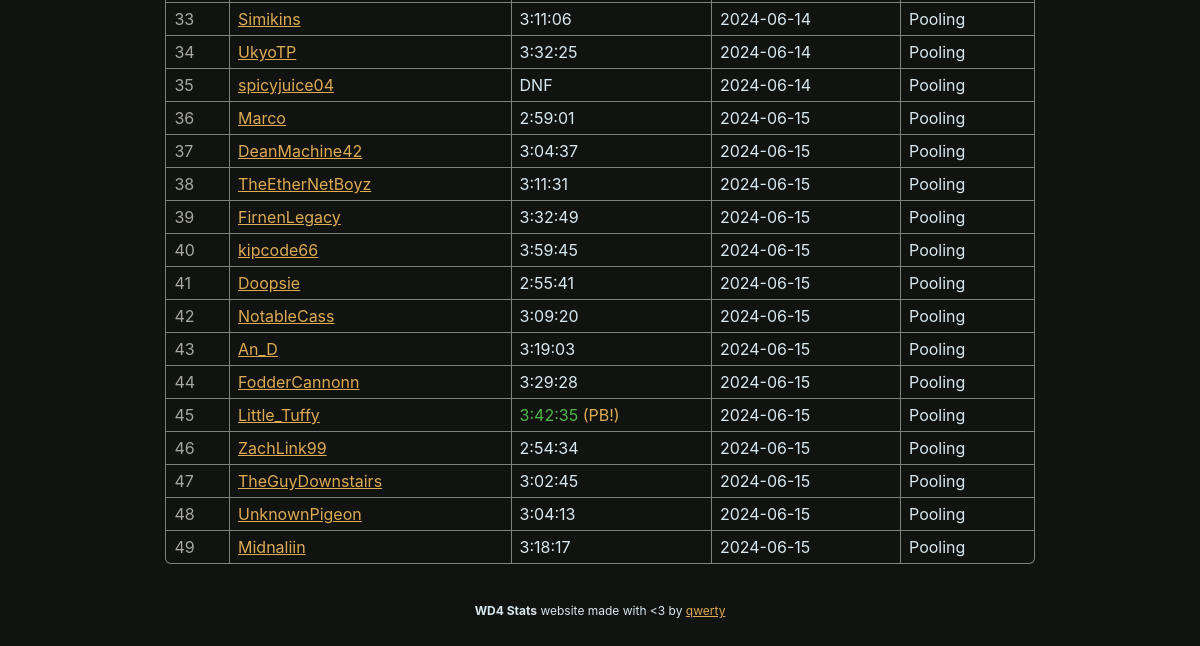
/runs (lower part), run on an earlier commit of the app's database.
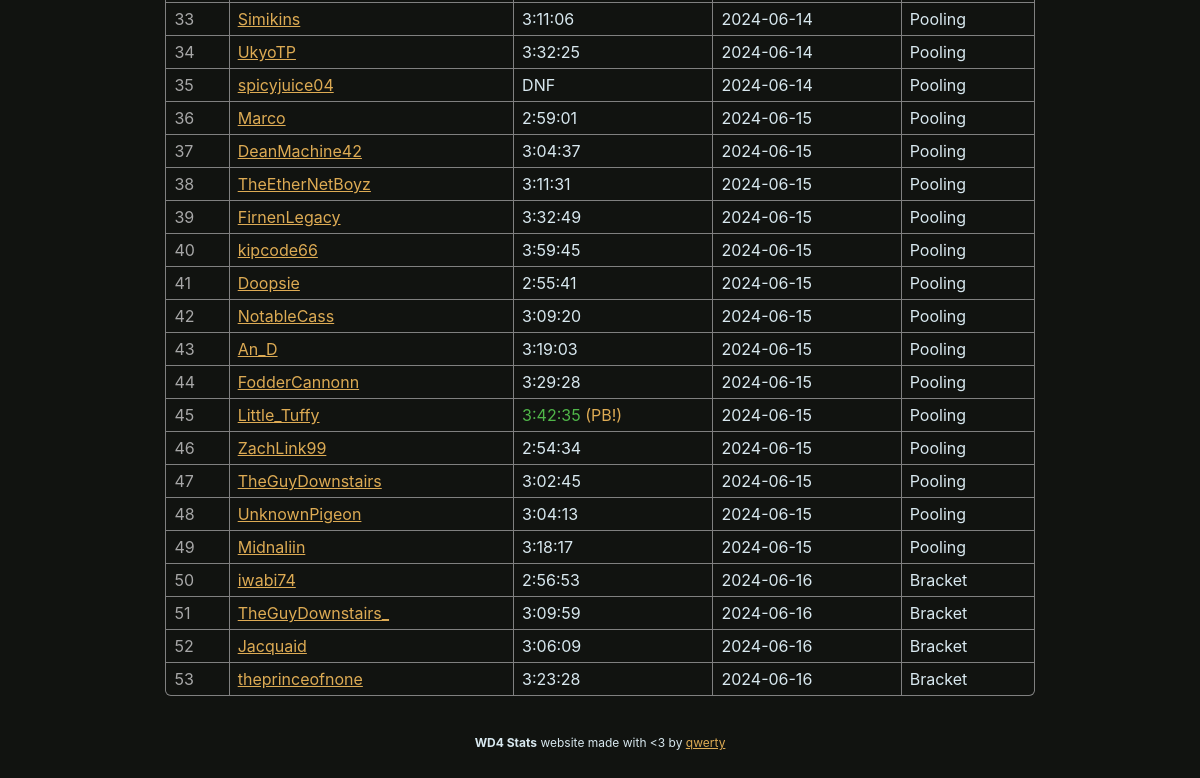
And on a later commit of the database.
### wd4.py (models this page shows, shortened)
class BaseModel(Model):
    class Meta:
        database = db

class Runs(BaseModel):
    player = CharField(32)
    time = FloatField()
    id = IntegerField()
    date = DateField()
    flags = IntegerField()
    phase = IntegerField()
    event = IntegerField()
    zelda_swoops = IntegerField()
    zelda_triangles = IntegerField()
    def format_time(self):
        return format_time(self.time) if not self.dnf() else "DNF"
    def format_phase(self):
        return ["Seeding", "Pooling", "Bracket"][self.phase]
    def dnf(self):
        return self.flags & RUN_FLAG_DNF
    def pb(self):
        return self.flags & RUN_FLAG_PB

### wd4.py (the view)
@app.route("/runs")
def page_runs():
    sort = request.args.get("sort", default="id")
    runs = Runs.select()
    if sort in Runs._meta.sorted_field_names:
        runs = runs.order_by(
            getattr(Runs, sort).asc()
        )
    return render_template("runs.html", **globals(), runs=runs, sort=sort)

### wd4.py (called while the page is built)
def format_time(time):
    return str(timedelta(seconds=time))

### templates/runs.html (shortened to what this page needs)
{% extends "layout.html" %}
{% block content %}
    <table>
        {% for run in runs %}
        <tr>
            <td style="color: var(--hint-color);">
                {{ run.id }}
            </td>
            <td>
                {{ link_name(run.player) }}
            </td>
            <td {% if run.pb() %}style="color: var(--win-color)"{% endif %}>
                {{ run.format_time() }} {% if run.pb() %}<span style="color: var(--border-color);">(PB!)</span>{% endif %}
            </td>
            <td>
                {{ run.date | string }}
            </td>
            <td>
                {{ run.format_phase() }}
            </td>
        </tr>
        {% endfor %}
    </table>
{% endblock %}

### templates/layout.html (shortened to what this page needs)
{% macro link_name(name) -%}<a href="https://speedrun.com/User/{{ name }}">{{ name }}</a>{% endmacro %}
<html lang="en">
    <head>
        <link rel="stylesheet" href="static/css/brackets-viewer.min.css" />
        <link rel="stylesheet" href="static/css/dark.css" />
    </head>
    <body>
        {% block content %}
        {% endblock %}
        <footer class="footer">
            <div style="text-align: center;">
                <strong>WD4 Stats</strong> website made with &lt;3 by <a href="https://github.com/qwertyquerty">qwerty</a>
            </div>
        </footer>
    </body>
</html>

### static/css/dark.css (style rules this page uses)
.brackets-viewer, * { --primary-background: #111310; --secondary-background: #303030; --match-background: var(--primary-background); --font-color: #d8e8ef; --win-color: #50b649; --loss-color: #de2c26; --label-color: grey; --hint-color: #a7a7a7; --connector-color: #DDDDDD; --border-color: #DDAB54; --border-hover-color: #b6b5b5; --text-size: 12px; --round-margin: 40px; --match-width: 200px; --match-horizontal-padding: 8px; --match-vertical-padding: 6px; --connector-border-width: 2px; --match-border-width: 1px; --match-border-radius: 0.3em; }
body { font-size: var(--text-size); color: var(--font-color); font-family: -apple-system,BlinkMacSystemFont,"Segoe UI",Roboto,"Helvetica Neue",Arial,"Noto Sans",sans-serif,"Apple Color Emoji","Segoe UI Emoji","Segoe UI Symbol","Noto Color Emoji"; }
table { width: 80%; margin: 40px auto; border-radius: var(--match-border-radius); border-collapse: collapse; border-style: hidden; box-shadow: 0 0 0 1px var(--label-color); }
html { background-color: #111310; }
body { padding: 50px; }

What changed in the data, as far as the page shows it:
added Runs: id "50", player "iwabi74", format_time "2:56:53", date "2024-06-16", format_phase "Bracket"
added Runs: id "51", player "TheGuyDownstairs_", format_time "3:09:59", date "2024-06-16", format_phase "Bracket"
added Runs: id "52", player "Jacquaid", format_time "3:06:09", date "2024-06-16", format_phase "Bracket"
added Runs: id "53", player "theprinceofnone", format_time "3:23:28", date "2024-06-16", format_phase "Bracket"
